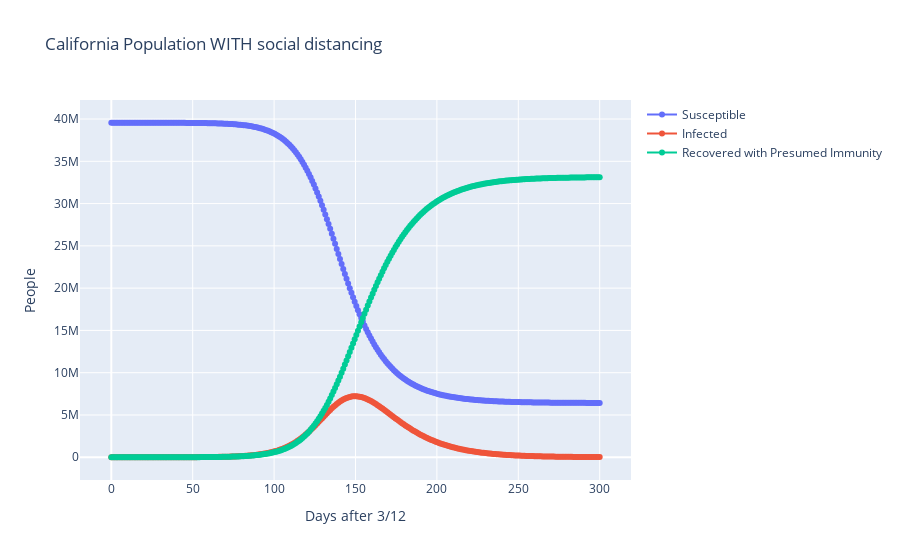

Here is the notebook cell this chart was saved with:
### Code cell
model(39560000, 198, 10, .152, .07, "California Population WITH social distancing", "Days after 3/12", "People" )

### Figure 1 — Plotly figure (JSON) as saved in the notebook; plotly's stock layout.template omitted (floating-point values rounded to 4 significant figures; data arrays with more than 128 entries replaced by an {"elided": "..."} marker saying what was removed)
{"data": [{"mode": "lines+markers", "name": "Susceptible", "type": "scatter", "x": {"elided": "300 float values"}, "y": {"elided": "300 float values"}}, {"mode": "lines+markers", "name": "Infected", "type": "scatter", "x": {"elided": "300 float values"}, "y": {"elided": "300 float values"}}, {"mode": "lines+markers", "name": "Recovered with Presumed Immunity", "type": "scatter", "x": {"elided": "300 float values"}, "y": {"elided": "300 float values"}}], "layout": {"title": {"text": "California Population WITH social distancing"}, "xaxis": {"title": {"text": "Days after 3/12"}}, "yaxis": {"title": {"text": "People"}}}}
